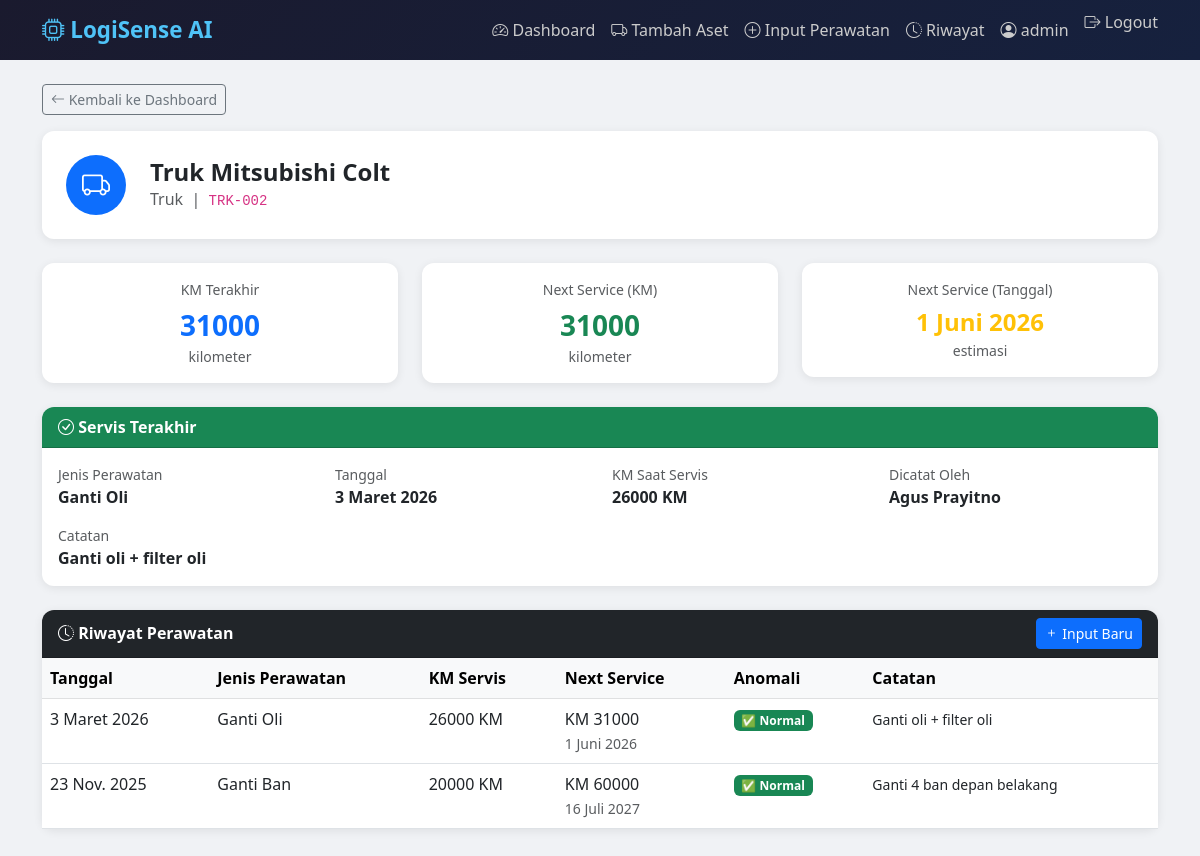
Page /aset/TRK-002/ (signed in) on the committed database.
### maintenance/models.py (models this page shows, shortened)
class Aset(models.Model):
    user = models.ForeignKey(User, on_delete=models.CASCADE, null=True, blank=True)
    kode_aset = models.CharField(max_length=20, unique=True)
    nama_kendaraan = models.CharField(max_length=100)
    jenis = models.CharField(max_length=50)  # Truk, Alat Berat, dll
    km_terakhir = models.IntegerField(default=0)

class Perawatan(models.Model):
    JENIS_CHOICES = [
        ('ganti_oli', 'Ganti Oli'),
        ('servis_rutin', 'Servis Rutin'),
        ('ganti_ban', 'Ganti Ban'),
        ('servis_besar', 'Servis Besar'),
        ('lainnya', 'Lainnya'),
    ]
    aset = models.ForeignKey(Aset, on_delete=models.CASCADE)
    jenis_perawatan = models.CharField(max_length=50, choices=JENIS_CHOICES)
    tanggal = models.DateField()
    km_saat_servis = models.IntegerField()
    catatan = models.TextField(blank=True)
    dicatat_oleh = models.CharField(max_length=100)
    next_service_km = models.IntegerField(null=True, blank=True)
    next_service_tanggal = models.DateField(null=True, blank=True)
    is_anomali = models.BooleanField(default=False)
    pesan_anomali = models.TextField(blank=True)
    created_at = models.DateTimeField(auto_now_add=True)
    class Meta:
        ordering = ['-tanggal']

### maintenance/views.py (the view)
# urls.py: path('aset/<str:kode_aset>/', views.detail_aset, name='detail_aset'),
@login_required
def detail_aset(request, kode_aset):
    aset = get_object_or_404(Aset, kode_aset=kode_aset, user=request.user)
    perawatan_list = Perawatan.objects.filter(aset=aset)
    perawatan_terakhir = perawatan_list.first()
    status, pesan_status = cek_status_kendaraan(perawatan_terakhir)
    context = {
        'aset': aset,
        'perawatan_list': perawatan_list,
        'perawatan_terakhir': perawatan_terakhir,
        'status': status,
        'pesan_status': pesan_status,
    }
    return render(request, 'maintenance/detail_aset.html', context)

### maintenance/logic.py (called while the page is built)
def cek_status_kendaraan(perawatan_terakhir):
    if not perawatan_terakhir:
        return 'unknown', 'Belum ada data perawatan'
    hari_tersisa = (perawatan_terakhir.next_service_tanggal - date.today()).days
    if hari_tersisa < 0:
        return 'overdue', f'Terlambat {abs(hari_tersisa)} hari!'
    elif hari_tersisa <= 14:
        return 'warning', f'Servis dalam {hari_tersisa} hari lagi'
    else:
        return 'ok', f'Servis berikutnya {hari_tersisa} hari lagi'

### maintenance/templates/maintenance/detail_aset.html (shortened to what this page needs)
{% extends 'maintenance/base.html' %}
{% block content %}
<div class="row mb-4">
    <div class="col-12">
        <a href="{% url 'dashboard' %}" class="btn btn-outline-secondary btn-sm mb-3">
            <i class="bi bi-arrow-left"></i> Kembali ke Dashboard
        </a>
        <div class="card p-4">
            <div class="row align-items-center">
                <div class="col-auto">
                    <div class="bg-primary rounded-circle d-flex align-items-center justify-content-center"
                         style="width:60px;height:60px">
                        <i class="bi bi-truck text-white fs-3"></i>
                    </div>
                </div>
                <div class="col">
                    <h4 class="fw-bold mb-0">{{ aset.nama_kendaraan }}</h4>
                    <span class="text-muted">{{ aset.jenis }} &nbsp;|&nbsp;</span>
                    <code>{{ aset.kode_aset }}</code>
                </div>
                <div class="col-auto">
                    <span class="badge bg-{{ status }} fs-6 px-3 py-2">
                    </span>
                </div>
            </div>
        </div>
    </div>
</div>
<div class="row mb-4">
    <div class="col-md-4">
        <div class="card p-3 text-center">
            <div class="text-muted small mb-1">KM Terakhir</div>
            <div class="fs-3 fw-bold text-primary">{{ aset.km_terakhir|floatformat:0 }}</div>
            <div class="text-muted small">kilometer</div>
        </div>
    </div>
    <div class="col-md-4">
        <div class="card p-3 text-center">
            <div class="text-muted small mb-1">Next Service (KM)</div>
            <div class="fs-3 fw-bold text-success">
                {% if perawatan_terakhir %}
                    {{ perawatan_terakhir.next_service_km|floatformat:0 }}
                {% else %}
                    -
                {% endif %}
            </div>
            <div class="text-muted small">kilometer</div>
        </div>
    </div>
    <div class="col-md-4">
        <div class="card p-3 text-center">
            <div class="text-muted small mb-1">Next Service (Tanggal)</div>
            <div class="fs-4 fw-bold text-warning">
                {% if perawatan_terakhir %}
                    {{ perawatan_terakhir.next_service_tanggal }}
                {% else %}
                    -
                {% endif %}
            </div>
            <div class="text-muted small">estimasi</div>
        </div>
    </div>
</div>
{% if perawatan_terakhir %}
<div class="card mb-4">
    <div class="card-header bg-success text-white">
        <i class="bi bi-check-circle"></i> Servis Terakhir
    </div>
    <div class="card-body">
        <div class="row">
            <div class="col-md-3">
                <div class="text-muted small">Jenis Perawatan</div>
                <div class="fw-semibold">{{ perawatan_terakhir.get_jenis_perawatan_display }}</div>
            </div>
            <div class="col-md-3">
                <div class="text-muted small">Tanggal</div>
                <div class="fw-semibold">{{ perawatan_terakhir.tanggal }}</div>
            </div>
            <div class="col-md-3">
                <div class="text-muted small">KM Saat Servis</div>
                <div class="fw-semibold">{{ perawatan_terakhir.km_saat_servis }} KM</div>
            </div>
            <div class="col-md-3">
                <div class="text-muted small">Dicatat Oleh</div>
                <div class="fw-semibold">{{ perawatan_terakhir.dicatat_oleh }}</div>
            </div>
        </div>
        {% if perawatan_terakhir.catatan %}
        <div class="mt-3">
            <div class="text-muted small">Catatan</div>
            <div class="fw-semibold">{{ perawatan_terakhir.catatan }}</div>
        </div>
        {% endif %}
    </div>
</div>
{% endif %}
<div class="card">
    <div class="card-header bg-dark text-white d-flex justify-content-between align-items-center">
        <span><i class="bi bi-clock-history"></i> Riwayat Perawatan</span>
        <a href="{% url 'input_perawatan' %}" class="btn btn-sm btn-primary">
            <i class="bi bi-plus"></i> Input Baru
        </a>
    </div>
    <div class="card-body p-0">
        <table class="table table-hover mb-0">
            <thead class="table-light">
                <tr>
                    <th>Tanggal</th>
                    <th>Jenis Perawatan</th>
                    <th>KM Servis</th>
                    <th>Next Service</th>
                    <th>Anomali</th>
                    <th>Catatan</th>
                </tr>
            </thead>
            <tbody>
                {% for p in perawatan_list %}
                <tr>
                    <td>{{ p.tanggal }}</td>
                    <td>{{ p.get_jenis_perawatan_display }}</td>
                    <td>{{ p.km_saat_servis }} KM</td>
                    <td>
                        KM {{ p.next_service_km }}<br>
                        <small class="text-muted">{{ p.next_service_tanggal }}</small>
                    </td>
                    <td>
                        {% if p.is_anomali %}
                            <span class="badge bg-danger"
                                  data-bs-toggle="tooltip"
                                  title="{{ p.pesan_anomali }}">
                                ⚠️ Anomali
                            </span>
                        {% else %}
                            <span class="badge bg-success">✅ Normal</span>
                        {% endif %}
                    </td>
                    <td>
                        <small>{{ p.catatan|default:"-" }}</small>
                    </td>
                </tr>
                {% empty %}
                <tr>
                    <td colspan="6" class="text-center text-muted py-4">
                        Belum ada riwayat perawatan untuk kendaraan ini.
                    </td>
                </tr>
                {% endfor %}
            </tbody>
        </table>
    </div>
</div>
{% endblock %}

### maintenance/templates/maintenance/base.html (shortened to what this page needs)
<!DOCTYPE html>
<html lang="id">
<head>
    <link href="https://cdn.jsdelivr.net/npm/bootstrap@5.3.0/dist/css/bootstrap.min.css" rel="stylesheet">
    <link href="https://cdn.jsdelivr.net/npm/bootstrap-icons@1.10.0/font/bootstrap-icons.css" rel="stylesheet">
</head>
<body>
<nav class="navbar navbar-expand-lg mb-4">
    <div class="container">
        <a class="navbar-brand" href="{% url 'dashboard' %}">
            <i class="bi bi-cpu"></i> LogiSense AI
        </a>
        <div class="navbar-nav ms-auto">
            <a class="nav-link" href="{% url 'dashboard' %}">
                <i class="bi bi-speedometer2"></i> Dashboard
            </a>
            <a class="nav-link" href="{% url 'tambah_aset' %}">
                <i class="bi bi-truck"></i> Tambah Aset
            </a>
            <a class="nav-link" href="{% url 'input_perawatan' %}">
                <i class="bi bi-plus-circle"></i> Input Perawatan
            </a>
            <a class="nav-link" href="{% url 'riwayat' %}">
                <i class="bi bi-clock-history"></i> Riwayat
            </a>
             <span class="nav-link text-muted">
                 <i class="bi bi-person-circle"></i> {{ request.user.username }}
            </span>
            <form method="POST" action="{% url 'logout' %}" class="d-inline">
                <button type="submit" class="nav-link text-danger btn btn-link p-0 ms-2" style="text-decoration:none;">
                    <i class="bi bi-box-arrow-right"></i> Logout
                </button>
            </form>
        </div>
    </div>
</nav>
<div class="container pb-5">
    {% block content %}{% endblock %}
</div>
</body>
</html>

### maintenance/templates/maintenance/base.html (style rules this page uses)
body { background-color: #f0f2f5; }
.navbar { background: linear-gradient(135deg, #1a1a2e, #16213e); }
.navbar-brand { font-weight: 700; font-size: 1.4rem; color: #4fc3f7 !important; }
.nav-link { color: #ccc !important; }
.card { border: none; border-radius: 12px; box-shadow: 0 2px 10px rgba(0,0,0,0.08); }
.card-header { border-radius: 12px 12px 0 0 !important; font-weight: 600; }

### rows in the picture
Aset: nama_kendaraan "Truk Mitsubishi Colt", jenis "Truk", kode_aset "TRK-002", km_terakhir "31000"
Perawatan: next_service_km "31000", next_service_tanggal "1 Juni 2026", jenis_perawatan "Ganti Oli", tanggal "3 Maret 2026", km_saat_servis "26000", dicatat_oleh "Agus Prayitno", catatan "Ganti oli + filter oli", is_anomali "✅ Normal"
Perawatan: tanggal "23 Nov. 2025", jenis_perawatan "Ganti Ban", km_saat_servis "20000", next_service_km "60000", next_service_tanggal "16 Juli 2027", is_anomali "✅ Normal", catatan "Ganti 4 ban depan belakang"

### other values in the picture
{{ request.user.username }} "admin"
